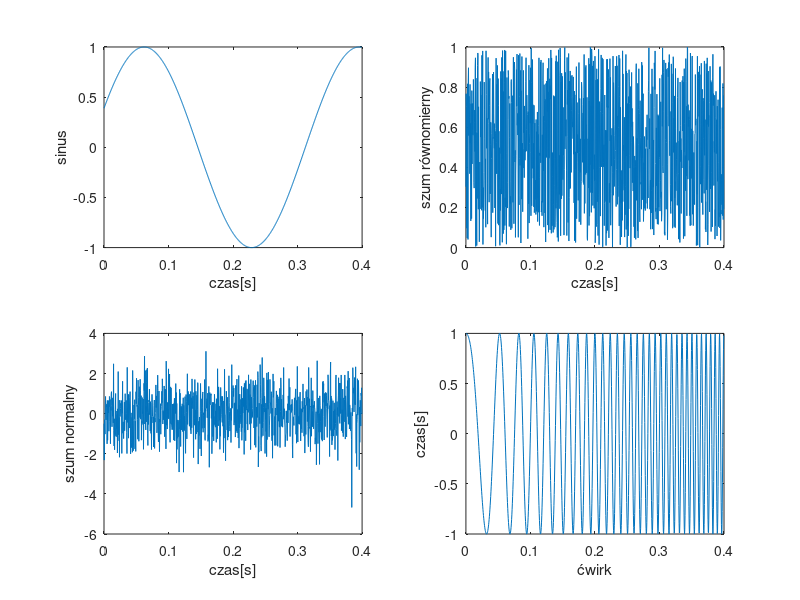
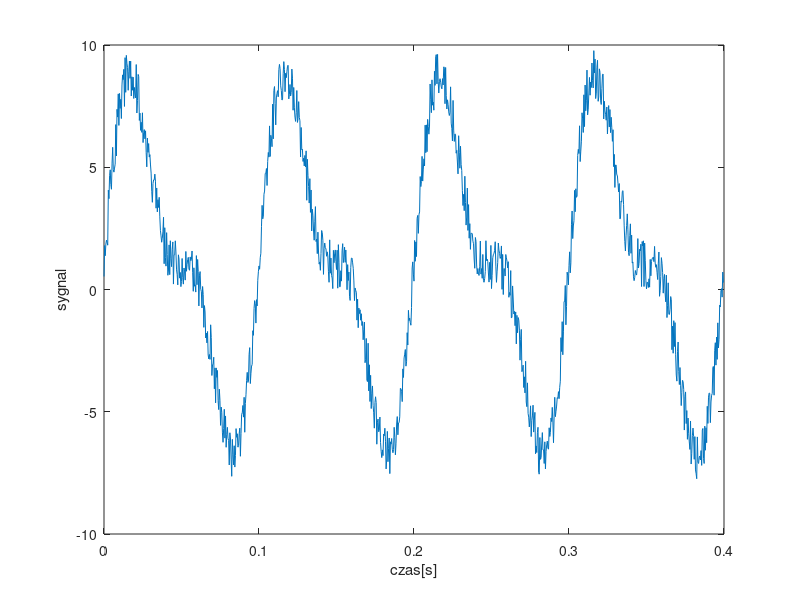

Recreate these plots in MATLAB, in order.
clear all;
close all;
%%
N=1000;
fp=2500;
Tp=1/fp;
A=1;
f=3;
fi=0.4;
t=[0:(1/fp):(N-1)/fp];

x=A*sin(2*pi*f*t+fi);
y=rand(1,N);
z=randn(1,N);

f0 = 10;
f1 = 150;
t1 = (N-1)/fp;
v=chirp(t,f0,t1,f1);
%%
figure(1);

subplot(221);
plot(t,x);
xlabel('czas[s]');
ylabel('sinus');

subplot(222);
plot(t,y);
xlabel('czas[s]');
ylabel('szum równomierny');

subplot(223);
plot(t,z);
xlabel('czas[s]');
ylabel('szum normalny');

subplot(224);
plot(t,v);
ylabel('czas[s]');
xlabel('ćwirk');
%%
w=6*sin(2*pi*10*t)+3*sin(2*pi*20*t)+2*rand(1,N);

%%
figure(2);
plot(t,w);
xlabel('czas[s]');
ylabel('sygnal');






%q=[1:1:10];
%plot(q,sin(q));